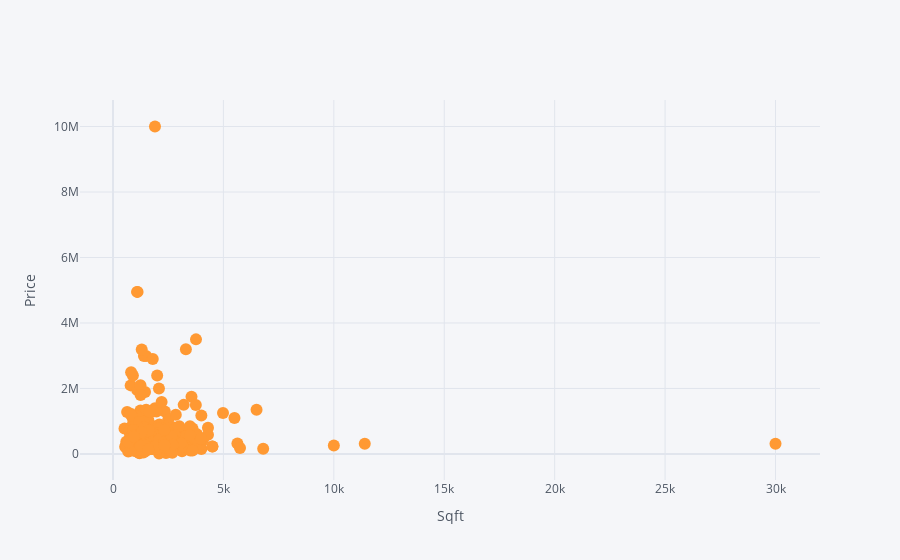

Notebook source saved alongside this figure:
### Code cell
df.iplot(kind = "scatter", x = "Sqft", y = "Price", mode = "markers", xTitle = "Sqft", yTitle = "Price")

### Figure 1 — Plotly figure (JSON) as saved in the notebook; plotly's stock layout.template omitted (floating-point values rounded to 4 significant figures; data arrays with more than 128 entries replaced by an {"elided": "..."} marker saying what was removed)
{"data": [{"line": {"color": "rgba(255, 153, 51, 1.0)", "dash": "solid", "shape": "linear", "width": 1.3}, "marker": {"size": 12, "symbol": "circle"}, "mode": "markers", "name": "Price", "text": "", "type": "scatter", "x": {"elided": "595 int values"}, "y": {"elided": "595 int values"}}], "layout": {"legend": {"bgcolor": "#F5F6F9", "font": {"color": "#4D5663"}}, "paper_bgcolor": "#F5F6F9", "plot_bgcolor": "#F5F6F9", "title": {"font": {"color": "#4D5663"}}, "xaxis": {"gridcolor": "#E1E5ED", "showgrid": true, "tickfont": {"color": "#4D5663"}, "title": {"font": {"color": "#4D5663"}, "text": "Sqft"}, "zerolinecolor": "#E1E5ED"}, "yaxis": {"gridcolor": "#E1E5ED", "showgrid": true, "tickfont": {"color": "#4D5663"}, "title": {"font": {"color": "#4D5663"}, "text": "Price"}, "zerolinecolor": "#E1E5ED"}}}
